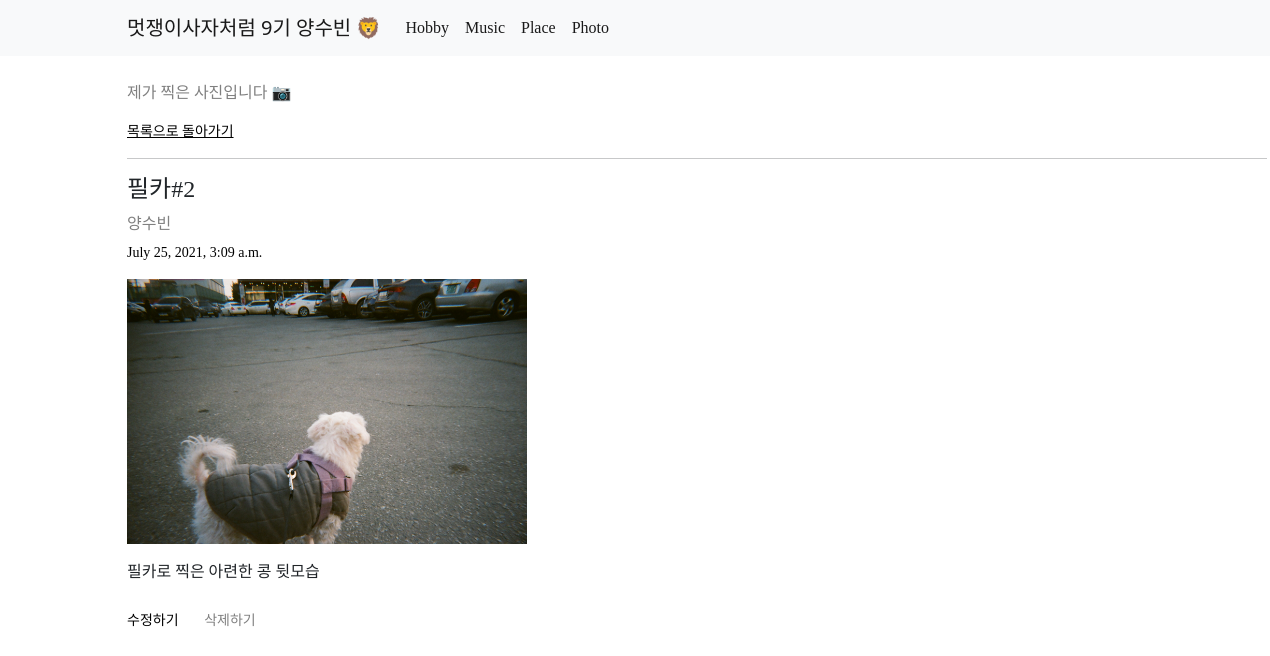
Page /11 on the committed database.
### subin/models.py (models this page shows, shortened)
class Photo(models.Model):
    title = models.CharField(max_length=200)
    writer = models.CharField(max_length=100)
    pub_date = models.DateTimeField()
    image = models.ImageField(upload_to='images/', blank=True, null = True)
    body = models.TextField()

### subin/views.py (the view)
# urls.py: path('<str:id>', views.detail, name="detail"),
def detail(request, id):
    photo = get_object_or_404(Photo, pk=id)
    return render(request, "detail.html", {'photo':photo})

### subin/templates/detail.html (shortened to what this page needs)
{% extends 'base.html' %}
{% block contents %}
<div class="mainbox">
    <p>제가 찍은 사진입니다 📷  </p>
    <a href="{% url 'photo' %}" class="backBtn">목록으로 돌아가기</a>
    <hr>
    <h2 class="title">{{photo.title}}</h2>
    <p class="writer">{{photo.writer}}</p>
    <p class="date">{{photo.pub_date}}</p>
    <div class="content">
    {% if photo.image %}
    <img src="{{photo.image.url}}" alt="이미지" width="400" class="photo">
    {% endif %}
    <p class="body">{{photo.body}}</p>
    </div>
    <br>
    <a href="{% url 'edit' photo.id %}" class="editBtn">수정하기</a>
    <a href="{% url 'delete' photo.id %}" class="delBtn">삭제하기</a>
</div>
{% endblock %}

### introproject/templates/base.html (style rules this page uses)
.body { height: auto; }

### subin/templates/detail.html (style rules this page uses)
.mainbox { margin-bottom: 10%; }
.title { font-family: 'Pretendard-Regular'; font-size: 24px; font-weight: 500; }
.writer { margin: 0; color: gray; font-size: 16px; padding-bottom: 6px; }
.date { font-size: 14px; color: black; }
.content { display: block; padding: 0; margin: 0; align-items: flex-start; flex-wrap: wrap; flex-direction: row; align-content: stretch; }
.photo { display: block; margin: 0; padding: 0; }
.body { display: block; margin-top: 1em; margin-bottom: 0; padding: 0; }
.mainbox > p:nth-child(1) { color: gray; display: block; }
.backBtn { color: black; font-size: 14px; display: block; }
.editBtn { color: black; font-size: 14px; padding: 4px 8px 4px 0; text-decoration-line: none; margin-right: 0.4em; }
.delBtn { color: gray; font-size: 14px; padding: 4px 8px; text-decoration-line: none; }

### rows in the picture
Photo: title "필카#2", writer "양수빈", pub_date "July 25, 2021, 3:09 a.m.", image (picture), body "필카로 찍은 아련한 콩 뒷모습"
